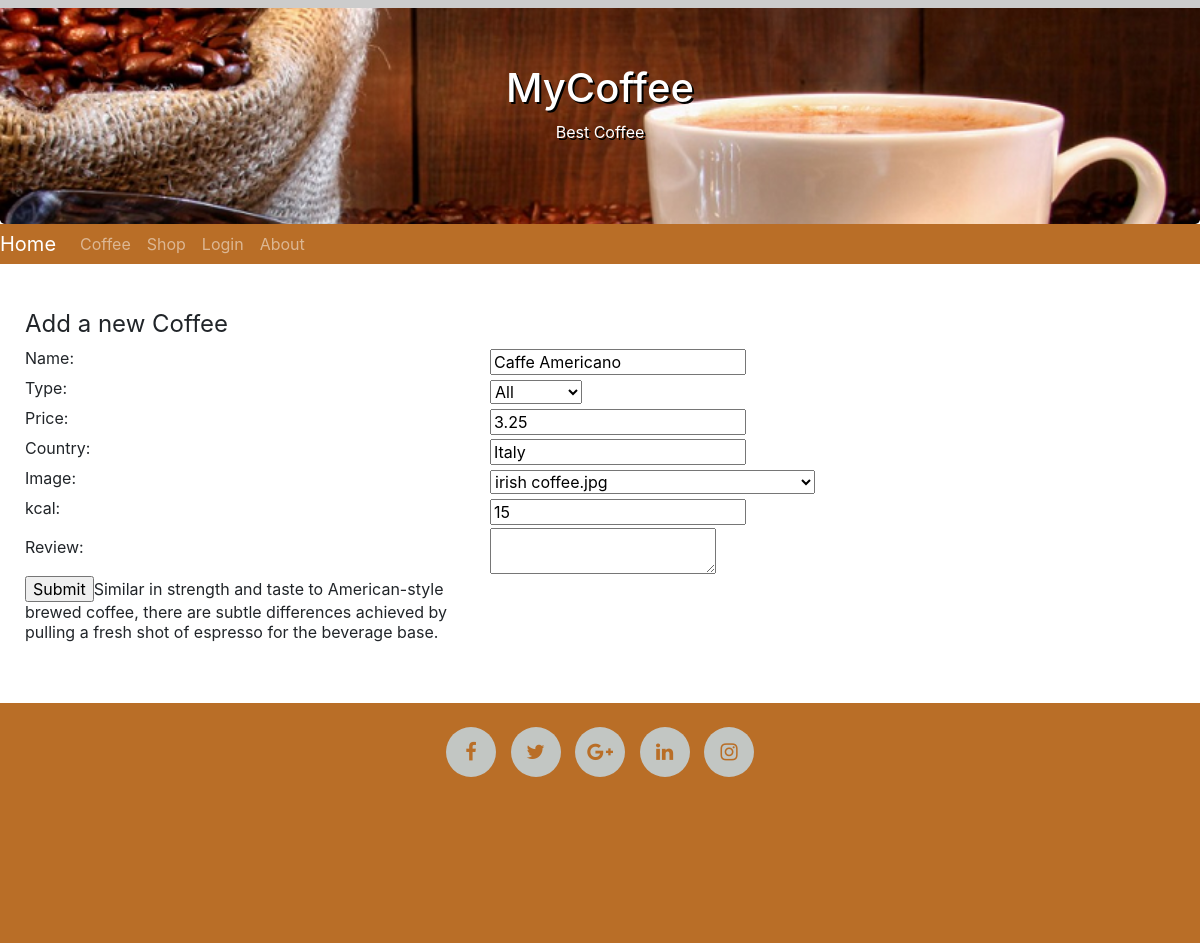
The app's page /CoffeeAdd.php?update=2 with its own data.
### tables this page shows
CREATE TABLE IF NOT EXISTS `coffee` (
  `coffeeId` int(11) NOT NULL AUTO_INCREMENT,
  `name` varchar(255) DEFAULT NULL,
  `type` varchar(255) DEFAULT NULL,
  `price` double DEFAULT NULL,
  `avgReview` varchar(255) DEFAULT NULL,
  `country` varchar(255) DEFAULT NULL,
  `image` varchar(255) DEFAULT NULL,
  `kcal` double DEFAULT NULL,
  `review` text,
  PRIMARY KEY (`coffeeId`)
);

### mvc/CoffeeModel.php (called while the page is built, shortened)
<?php
include('entite.php');
class CoffeeModel
{
    function GetCoffeeById($coffeeId){
        require 'config/config.php';
       $coffeeArray=array();
        $query = "SELECT * FROM coffee WHERE coffeeId LIKE '$coffeeId'";
        $result = mysqli_query($con,$query);
        while ($row = mysqli_fetch_array($result)) {
            $name=$row[1];
            $type=$row[2];
            $price=$row[3];
            $avgReview=$row[4];
            $country=$row[5];
            $image=$row[6];
            $kcal=$row[7];
            $review=$row[8];
            $coffee=new entite($coffeeId,$name,$type,$price,$avgReview,$country,$image,$kcal,$review);
            array_push($coffeeArray, $coffee);
        }
        return $coffee;
    }
}
?>

### mvc/entite.php (called while the page is built, shortened)
<?php
class entite
{
    function __construct($coffeeId, $name, $type, $price, $avgReview, $country, $image,$kcal,$review) {
        $this->name = $name;
        $this->price = $price;
        $this->country = $country;
        $this->kcal=$kcal;
        $this->review=$review;
    }
}
?>

### CoffeeAdd.php (the view, shortened to what this page needs)
<?php
require "mvc/CoffeeController.php";
$coffeeController=new CoffeeController();
if(isset($_GET["update"])){
    $coffee = $coffeeController->GetCoffeeById($_GET['update']);
    $content =
        "
<form method='post'>
     <fieldset>
    <table>
       <tr><td><legend>Add a new Coffee</legend></tr></td>
       <tr> <td><label for='name'>Name:</label></td>
       <td> <input type='text'  name='txtName' value='$coffee->name' ></td></tr>
        <tr><td><label>Type:</label></td>
       <td><select class='inputField' name='ddlType'>
            <option value='%'>All</option>"
        . $coffeeController->CreateOptionValues($coffeeController->GetCoffeeTypes()) .
        "</select></td></tr>
      <tr> <td><label for='price'>Price:</label></td>
      <td>  <input type='text' name='txtPrice' value='$coffee->price'></td></tr>
       <tr><td> <label for='avgReview'>Country:</label></td>
        <td><input type='text' name='txtCountry' value='$coffee->country' ></td></tr>
      <tr> <td><label for='avgReview'>Image:</label></td>
        <td><select class='inputField' name='ddlImage'>" . $coffeeController->GetImages() . "</select></td></tr>
        <tr><td><label for='avgReview'>kcal:</label></td>
        <td><input type='text' name='kcal' value='$coffee->kcal' ></td></tr>
       <tr><td> <label for='avgReview'>Review:</label></td>
        <td><textarea name='txtReview'></textarea></td></tr>
        <tr><td> <input type='submit' value='Submit'>$coffee->review</tr></td>
    </table>
   </fieldset>
</form>
";
}
include "template.php";
?>

### records on screen
coffee: txtName "Caffe Americano", txtPrice "3.25", txtCountry "Italy", kcal "15", review "Similar in strength and taste to American-style brewed coffee, there are subtle differences achieved by pulling a fresh shot of espresso for the beverage base."

### other values on screen
form field ddlImage "irish coffee.jpg"
